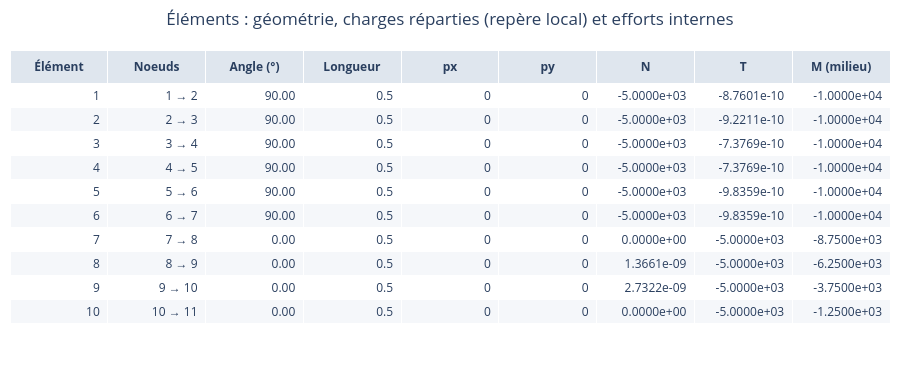

Notebook cell for this chart:
### Code cell
# Éléments : géométrie, charges réparties (repère local), efforts internes N, T, M
AI.tableau_elements(pb).show()
pb.dofs
# print(elem_global[1])   # version texte, pour un élément

### Figure 1 — Plotly figure (JSON) as saved in the notebook; plotly's stock layout.template omitted (floating-point values rounded to 4 significant figures)
{"data": [{"cells": {"align": "right", "fill": {"color": [["white", "#f5f7fa", "white", "#f5f7fa", "white", "#f5f7fa", "white", "#f5f7fa", "white", "#f5f7fa", "white", "#f5f7fa"]]}, "height": 24, "values": [["1", "2", "3", "4", "5", "6", "7", "8", "9", "10"], ["1 → 2", "2 → 3", "3 → 4", "4 → 5", "5 → 6", "6 → 7", "7 → 8", "8 → 9", "9 → 10", "10 → 11"], ["90.00", "90.00", "90.00", "90.00", "90.00", "90.00", "0.00", "0.00", "0.00", "0.00"], ["0.5", "0.5", "0.5", "0.5", "0.5", "0.5", "0.5", "0.5", "0.5", "0.5"], ["0", "0", "0", "0", "0", "0", "0", "0", "0", "0"], ["0", "0", "0", "0", "0", "0", "0", "0", "0", "0"], ["-5.0000e+03", "-5.0000e+03", "-5.0000e+03", "-5.0000e+03", "-5.0000e+03", "-5.0000e+03", "0.0000e+00", "1.3661e-09", "2.7322e-09", "0.0000e+00"], ["-8.7601e-10", "-9.2211e-10", "-7.3769e-10", "-7.3769e-10", "-9.8359e-10", "-9.8359e-10", "-5.0000e+03", "-5.0000e+03", "-5.0000e+03", "-5.0000e+03"], ["-1.0000e+04", "-1.0000e+04", "-1.0000e+04", "-1.0000e+04", "-1.0000e+04", "-1.0000e+04", "-8.7500e+03", "-6.2500e+03", "-3.7500e+03", "-1.2500e+03"]]}, "header": {"align": "center", "fill": {"color": "#dfe6ee"}, "values": ["<b>Élément</b>", "<b>Noeuds</b>", "<b>Angle (°)</b>", "<b>Longueur</b>", "<b>px</b>", "<b>py</b>", "<b>N</b>", "<b>T</b>", "<b>M (milieu)</b>"]}, "type": "table"}], "layout": {"height": 370, "margin": {"b": 10, "l": 10, "r": 10, "t": 50}, "title": {"text": "Éléments : géométrie, charges réparties (repère local) et efforts internes", "x": 0.5}}}
